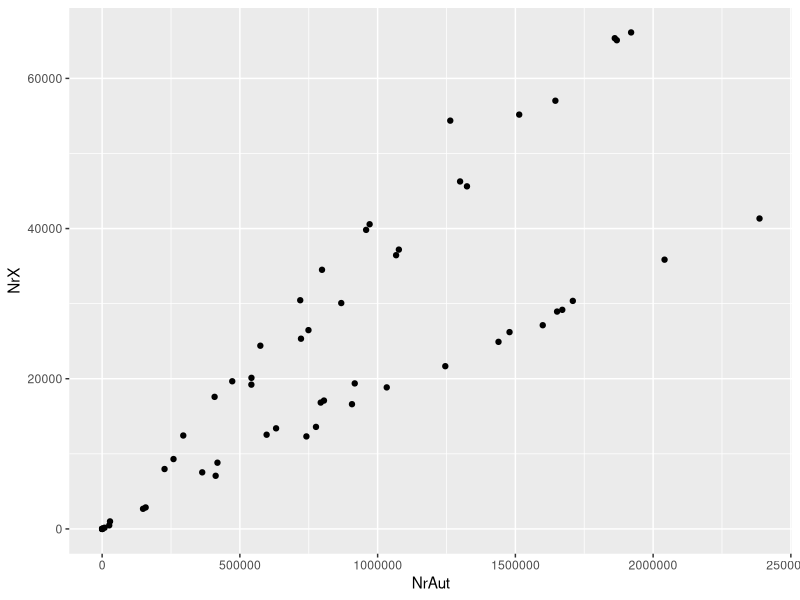

R code for this plot: (Note: this script raises an error after producing the figure.)
## ---- chunk 1
knitr::opts_knit$set(root.dir = "../")
## ---- chunk 2
dat <- readr::read_tsv("data/SexDet.txt", col_types = "ciiiiii")
## ---- chunk 3
dat
## ---- chunk 4
library(ggplot2)
library(magrittr)

ggplot(dat) + geom_point(aes(x = NrAut, y = NrX))
## ---- chunk 5
dat2 <- dat %>%
  dplyr::mutate(
    covAut = NrAut / TotalAut,
    covX   = NrX   / TotalX,
    covY   = NrY   / TotalY
  )
## ---- chunk 6
ggplot(dat2) + geom_point(aes(x = covAut, y = covX))
## ---- chunk 7
ggplot(dat2) + geom_histogram(aes(x = covX / covAut))
